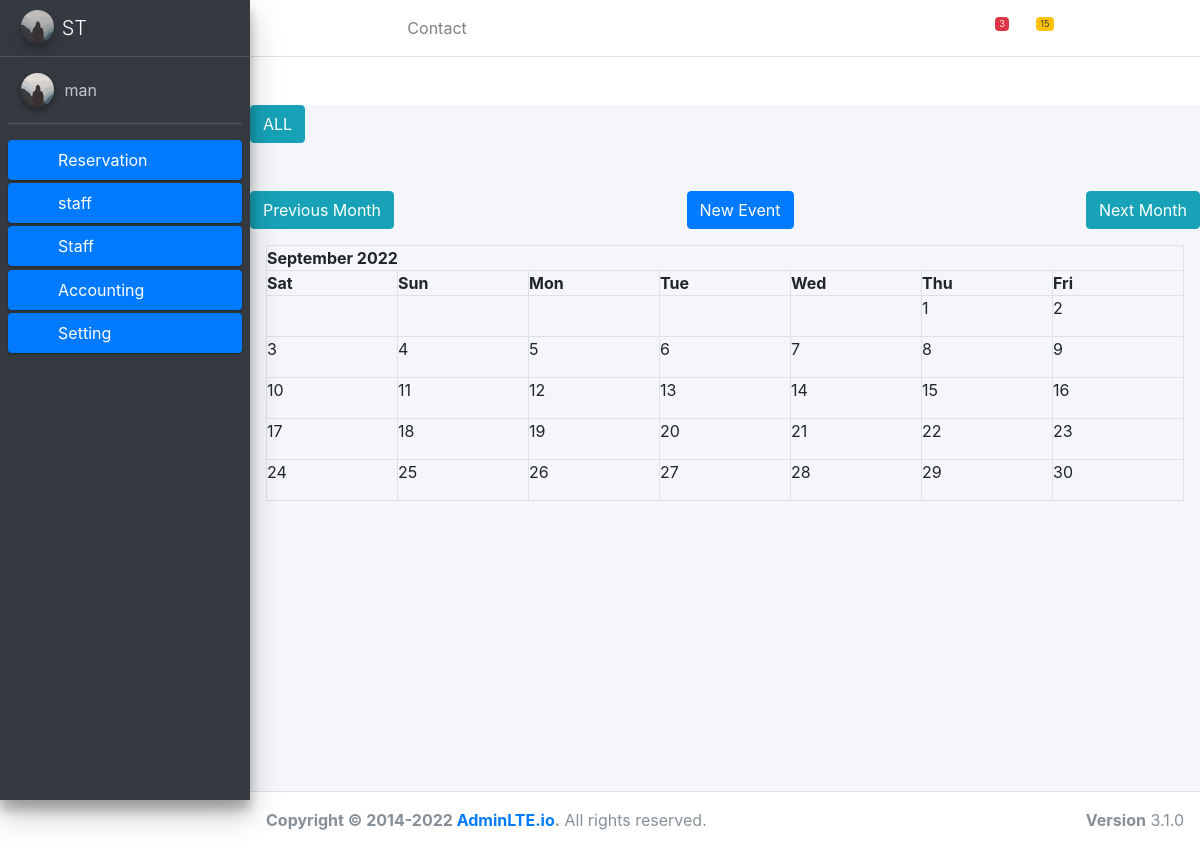
Screenshot of /trip/ (signed in) with the database file from the repository.
### users/models.py (models this page shows, shortened)
class MyUser(AbstractBaseUser, PermissionsMixin):
    email = models.EmailField(_('email address'), unique=True)
    username = models.CharField(_('username'), max_length=250, unique=True)
    first_name = models.CharField(_('first name'), max_length=50, blank=True)
    last_name = models.CharField(_('last name'), max_length=50, blank=True)
    date_joined = models.DateTimeField(_('date joined'), auto_now_add=True)
    is_active = models.BooleanField(_('active'), default=True)
    is_staff = models.BooleanField(default=False)
    is_superuser = models.BooleanField(default=False)
    avatar = models.ImageField(upload_to='avatars/', null=True, blank=True)
    is_MANAGER= models.BooleanField(default=False)
    is_RESERVATION= models.BooleanField(default=False)
    is_ACCOUNTANT= models.BooleanField(default=False)
    is_CUSTOMER= models.BooleanField(default=False)
    objects = UserManager()
    company    = models.ForeignKey(Company, blank=True, null=True, on_delete=models.SET_NULL)
    sub_customer   = models.ForeignKey(Customer, null=True,blank=True, on_delete=models.SET_NULL, related_name='sub_customer')
    USERNAME_FIELD = 'username'
    REQUIRED_FIELDS = ['email']
    class Meta:
        verbose_name = _('user')
        verbose_name_plural = _('users')

class Profile(models.Model):
    user  = models.OneToOneField(settings.AUTH_USER_MODEL, on_delete=models.SET_NULL , null=True, blank=True)
    image = models.ImageField(default='default.jpg', upload_to='profile_pics')
    phoneNumber = models.CharField(max_length = 25, unique = True, blank= True, null= True)
    create_at = models.DateTimeField(auto_now_add=True)
    update_at = models.DateTimeField(auto_now=True)

### company/models.py (models this page shows)
class Company(models.Model):
    name = models.CharField(_('name'), max_length=500)
    logo = models.ImageField(default='default.jpg', upload_to='Company_pics', blank=True, null=True)
    address = models.CharField(max_length=500, blank=True, null=True)
    phoneNumber1 = models.CharField( max_length = 25,  blank=True, null=True)
    phoneNumber2 = models.CharField( max_length = 25,  blank=True, null=True)
    phoneNumber3 = models.CharField( max_length = 25,  blank=True, null=True)
    phoneNumber4 = models.CharField( max_length = 25,  blank=True, null=True)
    tradeRecord = models.CharField(max_length=500, blank=True, null=True)
    email       = models.EmailField( blank=True, null=True)
    webSite     =  models.URLField(max_length = 200, blank=True, null=True)
    create_at = models.DateTimeField(auto_now_add=True)
    update_at = models.DateTimeField(auto_now=True)
    class Meta:
        verbose_name = 'شركة '
        verbose_name_plural = 'الشركات'
    def __str__(self):
        return f'{self.name}'
        img = Image.open(self.logo.path)
        if img.height > 300 or img.width > 300:
            output_size = (300, 300)
            img.thumbnail(output_size)
            img.save(self.logo.path)

### trip/views.py (the view)
# urls.py: path('', CalendarView.as_view(), name='calendar'),
class CalendarView(generic.ListView):
    model = Trip
    template_name = 'cal/calendar.html'
    def get_context_data(self, **kwargs):
        context = super().get_context_data(**kwargs)
        d = get_date(self.request.GET.get('month', None))
        city = self.request.GET.get('location', None)
        cal = Calendar(d.year, d.month,city)
        html_cal = cal.formatmonth(withyear=True)
        context['calendar'] = mark_safe(html_cal)
        context['prev_month'] = prev_month(d)
        context['next_month'] = next_month(d)
        context['locations'] = Location.objects.all()
        context['city'] = city
        return context

### trip/utils.py (called while the page is built)
	def formatday(self, day, trips):
		trips_per_day = trips.filter(start_time__day=day)
		d = ''
		for trip in trips_per_day:
			d += f'<li> {trip.get_html_url} </li>'
		if day != 0:
			return f"<td><span class='date'>{day}</span><ul> {d} </ul></td>"
		return '<td></td>'

	def formatweek(self, theweek, trips):
		week = ''
		for d, weekday in theweek:
			week += self.formatday(d, trips)
		return f'<tr> {week} </tr>'

	def formatmonth(self, withyear=True):
		trips = Trip.objects.filter(start_time__year=self.year, start_time__month=self.month)
		if self.location:
			trips = trips.filter(cityFrom__location=self.location)
		cal = f'<table border="0" cellpadding="0" cellspacing="0" class="calendar w-100 table-bordered">\n'
		cal += f'{self.formatmonthname(self.year, self.month, withyear=withyear)}\n'
		cal += f'{self.formatweekheader()}\n'
		for week in self.monthdays2calendar(self.year, self.month):
			cal += f'{self.formatweek(week, trips)}\n'
		cal += 	f'</table>'
		return cal

### trip/views.py (called while the page is built)
def get_date(req_month):
    if req_month:
        year, month = (int(x) for x in req_month.split('-'))
        return date(year, month, day=1)
    return datetime.today()

def prev_month(d):
    first = d.replace(day=1)
    prev_month = first - timedelta(days=1)
    month = 'month=' + str(prev_month.year) + '-' + str(prev_month.month)
    return month

def next_month(d):
    days_in_month = calendar.monthrange(d.year, d.month)[1]
    last = d.replace(day=days_in_month)
    next_month = last + timedelta(days=1)
    month = 'month=' + str(next_month.year) + '-' + str(next_month.month)
    return month

### trip/templates/cal/calendar.html (shortened to what this page needs)
{% extends 'base.html' %}
{% block content %}
<div class="clearfix my-5">
    <a class="btn btn-info right"
           href="{% url 'calendar' %}">
               ALL
    </a>
</div>
<div class="d-flex   justify-content-between">
	    <a
      class="btn btn-info "
       href="{% url 'calendar' %}?{{ prev_month }}{% if city %} &&location={{ city }}{% endif %}">
         Previous Month
      </a>
	   <a class="btn btn-primary  "
        href="{% url 'trip_new' %}">
         New Event </a>
	    <a
        class="btn btn-info "
         href="{% url 'calendar' %}?{{ next_month }}{% if city %} &&location={{ city }}{% endif %}" >
          Next Month </a>
</div>
  <div class="w-100 h-100 p-3">
     {{ calendar }}
  </div>
{% endblock %}

### templates/sidebar.html (shortened to what this page needs)
{% load static %}
{% load i18n %}
<aside class="main-sidebar sidebar-dark-primary elevation-4">
    <a href="" class="brand-link">
      <img
      src="{{ user.company.logo.url }}"
      alt="company Logo" class="brand-image img-circle elevation-3" style="opacity: .8">
      <span class="brand-text font-weight-light">{{ user.company }}</span>
    </a>
    <div class="sidebar">
      <div class="user-panel mt-3 pb-3 mb-3 d-flex">
        <div class="image">
          <img src="{{ user.profile.image.url }}"
          class="img-circle elevation-2" alt="User Image">
        </div>
        <div class="info">
          <a href="#" class="d-block">{{ user }}</a>
        </div>
      </div>
      <nav class="mt-2">
        <ul class="nav nav-pills nav-sidebar flex-column" data-widget="treeview" role="menu" data-accordion="false">
          <li class="nav-item menu-close ">
            <a href="#" class="nav-link active">
              <i class="nav-icon far fa-id-badge"></i>
              <p>
                Reservation
                <i class="right fas fa-angle-left "></i>
              </p>
            </a>
              <li class="nav-item menu-close">
                <a href="#" class="nav-link active">
                <i class="nav-icon fas fa-building"></i>
                <p>
                  staff
                  <i class="right fas fa-angle-left"></i>
                </p>
              </a>
    <li class="nav-item menu-close">
      <a href="#" class="nav-link active">
      <i class="nav-icon fas fa-user"></i>
      <p>
        Staff
        <i class="right fas fa-angle-left"></i>
      </p>
    </a>
    <li class="nav-item menu-close">
      <a href="#" class="nav-link active">
        <i class="nav-icon fas fa-dollar-sign"></i>
        <p>
          Accounting
          <i class="right fas fa-angle-left"></i>
        </p>
      </a>
  <li class="nav-item menu-close">
    <a href="#" class="nav-link active">
      <i class="nav-icon fas fa-cogs"></i>
      <p>
        Setting
        <i class="right fas fa-angle-left"></i>
      </p>
    </a>
  </aside>

### rows the page displays
MyUser: company.logo (placeholder picture), company "ST", profile.image (placeholder picture), username "man"

### other values shown
{{ calendar }} "September 2022 Sat Sun Mon Tue Wed Thu Fri 1 2 3 4 5 6 7 8 9 10 11 12 13 14 15 16 17 18 19 20 21 22 23 24 25 26 27 28 29 30"
